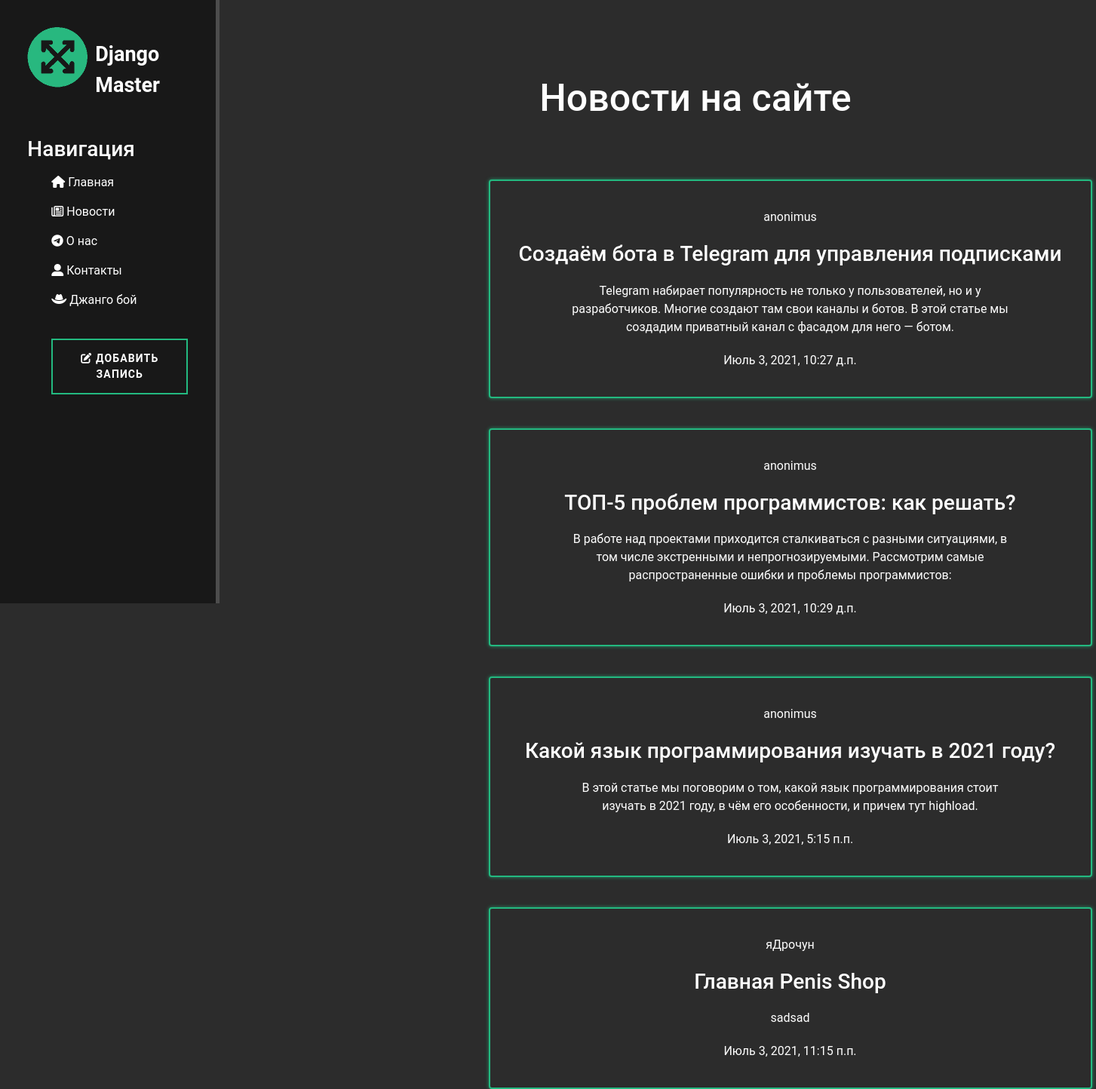
Page /news/ on the committed database.
### news/models.py (models this page shows, shortened)
class Article (models.Model):
    author_name = models.CharField ('Имя автора', max_length=50)
    title = models.CharField('Название', max_length=50)
    anons = models.CharField('Анонс', max_length=200)
    full_text = models.TextField('Статья')
    date = models.DateTimeField('Дата публикации')
    class Meta:
        verbose_name = 'Новость'
        verbose_name_plural = 'Новости'

### news/views.py (the view)
def news_home(request):
    news = Article.objects.order_by('id')
    return render(request, 'news/news_home.html', {'news': news})

### news/templates/news/news_home.html (shortened to what this page needs)
{% extends 'main/layout.html' %}
{% block content%}
    <div class="features">
        <h1>Новости на сайте</h1>
        {%if news%}
            {%for new in news%}
                  <a href="{% url 'news_detail' new.id%}">
                      <div class="alert alert-warning link_to_article">
                        <p>{{new.author_name}}</p>
                        <h3>{{new.title}}</h3>
                        <p>{{new.anons}}</p>
                        <p>{{new.date}}</p>
                      </div>
                  </a>
            {%endfor%}
        {%else%}
            <p>У вас нет записей :(!</p>
        {%endif%}
    </div>
{% endblock %}

### main/templates/main/layout.html (shortened to what this page needs)
{% load static %}
<!doctype html>
<html lang="en">
<head>
    <link rel="stylesheet" href="https://cdn.jsdelivr.net/npm/bootstrap@5.0.2/dist/css/bootstrap.min.css">
    <link rel="stylesheet" href="{% static 'main/css/main.css' %}">
</head>
<body>
    <aside>
        <img src="{% static 'main/img/off green.png'%}" alt="Лого">
        <span class="logo">Django Master</span><br><br>
        <h3>Навигация </h3>
        <ul>
            <a href="{% url 'home' %}"> <li class="link_to"> <i class="fas fa-home"></i> Главная</li></a>
            <a href="{% url 'news_home' %}" class="link_to"><li class="link_to"><i class="far fa-newspaper"></i> Новости</li></a>
            <a href="{% url 'about' %}" class="link_to"> <li class="link_to"><i class="fab fa-telegram-plane"></i> О нас</li></a>
            <a href="{% url 'contacts' %}" class="link_to"><li class="link_to"><i class="fas fa-user-alt"></i> Контакты</li></a>
            <a href="{% url 'django_boy' %}" class="link_to"><li class="link_to"><i class="fas fa-hat-cowboy"></i> Джанго бой</li></a><br>
            <a href="{% url 'create' %}"><li><button class="btn btn-info"><i class="fas fa-edit"></i> Добавить запись</button></li></a>
        </ul>
    </aside>
    <main>
        {% block content %}
        {% endblock %}
    </main>
</body>
</html>

### main/static/main/css/main.css (style rules this page uses)
:root { --main-color: #23b980; }
body { background: #2c2c2c; font-family: Roboto, Arial }
a { text-decoration: none; }
main { margin-left: 480px; }
aside { position: fixed; float:left; background: #181818; width: 20%; padding: 2.5%; height: 100vh; color: white; border-right: 5px solid #4d4d4d }
aside img { width: 80px; float: left; }
span.logo { display: block; font-size: 27px; margin-left: 90px; margin-top: 16px; font-weight: bold; vertical-align: center; }
aside li { display:block; list-style-type: None; margin-top: 15px; }
aside ul a { text-decoration: none; color: white; }
aside ul li { transition: transform .4s ease; }
main .features { float: left; color: white; margin-top:100px; margin-left: 150px; text-align: center; width: 60%; }
main .features p { max-width: 600px; margin: 20px auto }
main .features h1 { font-size: 50px }
.alert-warning { float: left; clear: both; background: #2c2c2c; color: #fff; border: 2px solid #23b980; min-height: 170px; width: 800px; position: relative; top: 50px; margin: 20px 3%; text-align: center; box-shadow: 0px 0px 5px rgba(35, 185, 128, 0.7); }
a .btn-info { position: relative; background-color: #181818; display: block; padding: 14px 15px; font-size:14px; font-weight: bold; text-align: center; text-transform: uppercase; letter-spacing: .08em; border-radius: 0; transition: all 1s ease; color: #fff; display: block; border: 2px solid #23b980; transition: all 0.4s cubic-bezier(0.42, 0, 0.58, 1); 0s; }
a .btn-info:before { display: block; position: absolute; top: 0px; right: 0px; height: 100%; width: 0px; z-index: -1; content: ''; color: #000 !important; background: #23b980; transition: all 0.4s cubic-bezier(0.42, 0, 0.58, 1); 0s; }
.link_to_article { transition: 0.3s ease; }

### rows in the picture
Article: author_name "anonimus", title "Создаём бота в Telegram для управления подписками", anons "Telegram набирает популярность не только у пользователей, но и у разработчиков. Многие создают там свои каналы и ботов. В этой статье мы создадим приватный канал с фасадом для него — ботом.", date "Июль 3, 2021, 10:27 д.п."
Article: author_name "anonimus", title "ТОП-5 проблем программистов: как решать?", anons "В работе над проектами приходится сталкиваться с разными ситуациями, в том числе экстренными и непрогнозируемыми. Рассмотрим самые распространенные ошибки и проблемы программистов:", date "Июль 3, 2021, 10:29 д.п."
Article: author_name "anonimus", title "Какой язык программирования изучать в 2021 году?", anons "В этой статье мы поговорим о том, какой язык программирования стоит изучать в 2021 году, в чём его особенности, и причем тут highload.", date "Июль 3, 2021, 5:15 п.п."
Article: author_name "яДрочун", title "Главная Penis Shop", anons "sadsad", date "Июль 3, 2021, 11:15 п.п."
